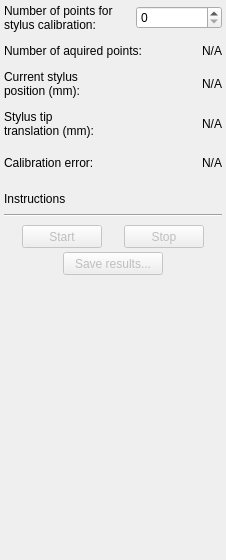
<?xml version="1.0" encoding="UTF-8"?>
<ui version="4.0">
 <class>StylusCalibrationToolbox</class>
 <widget class="QWidget" name="StylusCalibrationToolbox">
  <property name="geometry">
   <rect>
    <x>0</x>
    <y>0</y>
    <width>226</width>
    <height>560</height>
   </rect>
  </property>
  <property name="sizePolicy">
   <sizepolicy hsizetype="Fixed" vsizetype="Preferred">
    <horstretch>0</horstretch>
    <verstretch>0</verstretch>
   </sizepolicy>
  </property>
  <property name="minimumSize">
   <size>
    <width>226</width>
    <height>560</height>
   </size>
  </property>
  <property name="maximumSize">
   <size>
    <width>226</width>
    <height>16777215</height>
   </size>
  </property>
  <property name="windowTitle">
   <string>Stylus Calibration Toolbox</string>
  </property>
  <layout class="QVBoxLayout" name="verticalLayout">
   <property name="spacing">
    <number>4</number>
   </property>
   <property name="margin">
    <number>4</number>
   </property>
   <item>
    <layout class="QHBoxLayout" name="horizontalLayout_7">
     <item>
      <widget class="QLabel" name="labelNumberOfStylusCalibrationPoints">
       <property name="text">
        <string>Number of points for stylus calibration:</string>
       </property>
       <property name="wordWrap">
        <bool>true</bool>
       </property>
      </widget>
     </item>
     <item>
      <widget class="QSpinBox" name="spinBox_NumberOfStylusCalibrationPoints">
       <property name="maximumSize">
        <size>
         <width>86</width>
         <height>16777215</height>
        </size>
       </property>
       <property name="maximum">
        <number>2000</number>
       </property>
       <property name="singleStep">
        <number>50</number>
       </property>
       <property name="value">
        <number>0</number>
       </property>
      </widget>
     </item>
    </layout>
   </item>
   <item>
    <spacer name="verticalSpacer_9">
     <property name="orientation">
      <enum>Qt::Vertical</enum>
     </property>
     <property name="sizeType">
      <enum>QSizePolicy::Fixed</enum>
     </property>
     <property name="sizeHint" stdset="0">
      <size>
       <width>20</width>
       <height>8</height>
      </size>
     </property>
    </spacer>
   </item>
   <item>
    <layout class="QHBoxLayout" name="horizontalLayout_2">
     <item>
      <widget class="QLabel" name="label_1">
       <property name="text">
        <string>Number of aquired points:</string>
       </property>
       <property name="wordWrap">
        <bool>true</bool>
       </property>
      </widget>
     </item>
     <item>
      <widget class="QLabel" name="label_NumberOfPoints">
       <property name="frameShape">
        <enum>QFrame::NoFrame</enum>
       </property>
       <property name="frameShadow">
        <enum>QFrame::Plain</enum>
       </property>
       <property name="text">
        <string>N/A</string>
       </property>
       <property name="alignment">
        <set>Qt::AlignRight|Qt::AlignTrailing|Qt::AlignVCenter</set>
       </property>
      </widget>
     </item>
    </layout>
   </item>
   <item>
    <spacer name="verticalSpacer_4">
     <property name="orientation">
      <enum>Qt::Vertical</enum>
     </property>
     <property name="sizeType">
      <enum>QSizePolicy::Fixed</enum>
     </property>
     <property name="sizeHint" stdset="0">
      <size>
       <width>20</width>
       <height>8</height>
      </size>
     </property>
    </spacer>
   </item>
   <item>
    <layout class="QHBoxLayout" name="horizontalLayout_6">
     <item>
      <widget class="QLabel" name="label_CurrentPositionText">
       <property name="toolTip">
        <string>In reference tool coordinate system</string>
       </property>
       <property name="text">
        <string>Current stylus position (mm):</string>
       </property>
       <property name="wordWrap">
        <bool>true</bool>
       </property>
      </widget>
     </item>
     <item>
      <widget class="QLabel" name="label_CurrentPosition">
       <property name="minimumSize">
        <size>
         <width>136</width>
         <height>0</height>
        </size>
       </property>
       <property name="toolTip">
        <string>In reference tool coordinate system</string>
       </property>
       <property name="frameShape">
        <enum>QFrame::NoFrame</enum>
       </property>
       <property name="frameShadow">
        <enum>QFrame::Plain</enum>
       </property>
       <property name="text">
        <string>N/A</string>
       </property>
       <property name="alignment">
        <set>Qt::AlignRight|Qt::AlignTrailing|Qt::AlignVCenter</set>
       </property>
      </widget>
     </item>
    </layout>
   </item>
   <item>
    <spacer name="verticalSpacer_7">
     <property name="orientation">
      <enum>Qt::Vertical</enum>
     </property>
     <property name="sizeType">
      <enum>QSizePolicy::Fixed</enum>
     </property>
     <property name="sizeHint" stdset="0">
      <size>
       <width>20</width>
       <height>8</height>
      </size>
     </property>
    </spacer>
   </item>
   <item>
    <layout class="QHBoxLayout" name="horizontalLayout_5">
     <item>
      <widget class="QLabel" name="label_StylusTipTransformText">
       <property name="text">
        <string>Stylus tip translation (mm):</string>
       </property>
       <property name="wordWrap">
        <bool>true</bool>
       </property>
      </widget>
     </item>
     <item>
      <widget class="QLabel" name="label_StylusTipTransform">
       <property name="minimumSize">
        <size>
         <width>124</width>
         <height>0</height>
        </size>
       </property>
       <property name="text">
        <string>N/A</string>
       </property>
       <property name="alignment">
        <set>Qt::AlignRight|Qt::AlignTrailing|Qt::AlignVCenter</set>
       </property>
      </widget>
     </item>
    </layout>
   </item>
   <item>
    <spacer name="verticalSpacer_6">
     <property name="orientation">
      <enum>Qt::Vertical</enum>
     </property>
     <property name="sizeType">
      <enum>QSizePolicy::Fixed</enum>
     </property>
     <property name="sizeHint" stdset="0">
      <size>
       <width>20</width>
       <height>8</height>
      </size>
     </property>
    </spacer>
   </item>
   <item>
    <layout class="QHBoxLayout" name="horizontalLayout_4">
     <item>
      <widget class="QLabel" name="label_CalibrationErrorText">
       <property name="text">
        <string>Calibration error:</string>
       </property>
       <property name="wordWrap">
        <bool>true</bool>
       </property>
      </widget>
     </item>
     <item>
      <widget class="QLabel" name="label_CalibrationError">
       <property name="minimumSize">
        <size>
         <width>124</width>
         <height>26</height>
        </size>
       </property>
       <property name="text">
        <string>N/A</string>
       </property>
       <property name="alignment">
        <set>Qt::AlignRight|Qt::AlignTrailing|Qt::AlignVCenter</set>
       </property>
      </widget>
     </item>
    </layout>
   </item>
   <item>
    <spacer name="verticalSpacer_3">
     <property name="orientation">
      <enum>Qt::Vertical</enum>
     </property>
     <property name="sizeType">
      <enum>QSizePolicy::Fixed</enum>
     </property>
     <property name="sizeHint" stdset="0">
      <size>
       <width>20</width>
       <height>12</height>
      </size>
     </property>
    </spacer>
   </item>
   <item>
    <widget class="QLabel" name="label_Instructions">
     <property name="text">
      <string>Instructions</string>
     </property>
     <property name="wordWrap">
      <bool>true</bool>
     </property>
    </widget>
   </item>
   <item>
    <spacer name="verticalSpacer_8">
     <property name="orientation">
      <enum>Qt::Vertical</enum>
     </property>
     <property name="sizeType">
      <enum>QSizePolicy::Fixed</enum>
     </property>
     <property name="sizeHint" stdset="0">
      <size>
       <width>20</width>
       <height>4</height>
      </size>
     </property>
    </spacer>
   </item>
   <item>
    <widget class="Line" name="line">
     <property name="orientation">
      <enum>Qt::Horizontal</enum>
     </property>
    </widget>
   </item>
   <item>
    <spacer name="verticalSpacer_2">
     <property name="orientation">
      <enum>Qt::Vertical</enum>
     </property>
     <property name="sizeType">
      <enum>QSizePolicy::Fixed</enum>
     </property>
     <property name="sizeHint" stdset="0">
      <size>
       <width>20</width>
       <height>4</height>
      </size>
     </property>
    </spacer>
   </item>
   <item>
    <layout class="QHBoxLayout" name="horizontalLayout">
     <item>
      <widget class="QPushButton" name="pushButton_Start">
       <property name="enabled">
        <bool>false</bool>
       </property>
       <property name="minimumSize">
        <size>
         <width>80</width>
         <height>23</height>
        </size>
       </property>
       <property name="maximumSize">
        <size>
         <width>80</width>
         <height>23</height>
        </size>
       </property>
       <property name="text">
        <string>Start</string>
       </property>
      </widget>
     </item>
     <item>
      <widget class="QPushButton" name="pushButton_Stop">
       <property name="enabled">
        <bool>false</bool>
       </property>
       <property name="minimumSize">
        <size>
         <width>80</width>
         <height>23</height>
        </size>
       </property>
       <property name="maximumSize">
        <size>
         <width>80</width>
         <height>23</height>
        </size>
       </property>
       <property name="text">
        <string>Stop</string>
       </property>
      </widget>
     </item>
    </layout>
   </item>
   <item>
    <layout class="QGridLayout" name="gridLayout">
     <item row="0" column="0">
      <widget class="QPushButton" name="pushButton_Save">
       <property name="enabled">
        <bool>false</bool>
       </property>
       <property name="minimumSize">
        <size>
         <width>100</width>
         <height>23</height>
        </size>
       </property>
       <property name="maximumSize">
        <size>
         <width>100</width>
         <height>23</height>
        </size>
       </property>
       <property name="text">
        <string>Save results...</string>
       </property>
      </widget>
     </item>
    </layout>
   </item>
   <item>
    <spacer name="verticalSpacer">
     <property name="orientation">
      <enum>Qt::Vertical</enum>
     </property>
     <property name="sizeHint" stdset="0">
      <size>
       <width>20</width>
       <height>40</height>
      </size>
     </property>
    </spacer>
   </item>
  </layout>
 </widget>
 <layoutdefault spacing="4" margin="4"/>
 <resources/>
 <connections/>
</ui>
